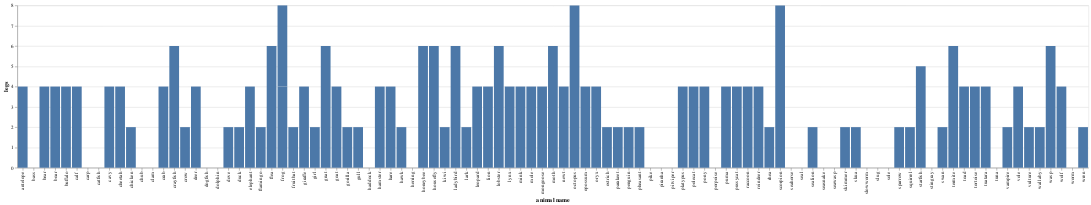

Notebook cell for this chart:
### Code cell
alt.Chart(data).mark_bar().encode(
    x='animal name',
    y='legs'
)

### Figure 1 — Vega-Lite specification as saved in the notebook (floating-point values rounded to 4 significant figures)
{"config": {"view": {"continuousWidth": 400, "continuousHeight": 300}}, "data": {"name": "data-e3d594e206aeb1e7e4985628e88d3eb2"}, "mark": "bar", "encoding": {"x": {"field": "animal name", "type": "nominal"}, "y": {"field": "legs", "type": "quantitative"}}, "$schema": "https://vega.github.io/schema/vega-lite/v4.17.0.json", "datasets": {"data-e3d594e206aeb1e7e4985628e88d3eb2": [{"animal name": "antelope", "hair": 1, "feathers": 0, "eggs": 0, "milk": 1, "airborne": 0, "aquatic": 0, "predator": 0, "toothed": 1, "backbone": 1, "breathes": 1, "venomous": 0, "fins": 0, "legs": 4, "tail": 1, "domestic": 0, " cat-size": 1, "type": 1}, {"animal name": "bass", "hair": 0, "feathers": 0, "eggs": 1, "milk": 0, "airborne": 0, "aquatic": 1, "predator": 1, "toothed": 1, "backbone": 1, "breathes": 0, "venomous": 0, "fins": 1, "legs": 0, "tail": 1, "domestic": 0, " cat-size": 0, "type": 4}, {"animal name": "bear", "hair": 1, "feathers": 0, "eggs": 0, "milk": 1, "airborne": 0, "aquatic": 0, "predator": 1, "toothed": 1, "backbone": 1, "breathes": 1, "venomous": 0, "fins": 0, "legs": 4, "tail": 0, "domestic": 0, " cat-size": 1, "type": 1}, {"animal name": "boar", "hair": 1, "feathers": 0, "eggs": 0, "milk": 1, "airborne": 0, "aquatic": 0, "predator": 1, "toothed": 1, "backbone": 1, "breathes": 1, "venomous": 0, "fins": 0, "legs": 4, "tail": 1, "domestic": 0, " cat-size": 1, "type": 1}, {"animal name": "buffalo", "hair": 1, "feathers": 0, "eggs": 0, "milk": 1, "airborne": 0, "aquatic": 0, "predator": 0, "toothed": 1, "backbone": 1, "breathes": 1, "venomous": 0, "fins": 0, "legs": 4, "tail": 1, "domestic": 0, " cat-size": 1, "type": 1}, {"animal name": "calf", "hair": 1, "feathers": 0, "eggs": 0, "milk": 1, "airborne": 0, "aquatic": 0, "predator": 0, "toothed": 1, "backbone": 1, "breathes": 1, "venomous": 0, "fins": 0, "legs": 4, "tail": 1, "domestic": 1, " cat-size": 1, "type": 1}, {"animal name": "carp", "hair": 0, "feathers": 0, "eggs": 1, "milk": 0, "airborne": 0, "aquatic": 1, "predator": 0, "toothed": 1, "backbone": 1, "breathes": 0, "venomous": 0, "fins": 1, "legs": 0, "tail": 1, "domestic": 1, " cat-size": 0, "type": 4}, {"animal name": "catfish", "hair": 0, "feathers": 0, "eggs": 1, "milk": 0, "airborne": 0, "aquatic": 1, "predator": 1, "toothed": 1, "backbone": 1, "breathes": 0, "venomous": 0, "fins": 1, "legs": 0, "tail": 1, "domestic": 0, " cat-size": 0, "type": 4}, {"animal name": "cavy", "hair": 1, "feathers": 0, "eggs": 0, "milk": 1, "airborne": 0, "aquatic": 0, "predator": 0, "toothed": 1, "backbone": 1, "breathes": 1, "venomous": 0, "fins": 0, "legs": 4, "tail": 0, "domestic": 1, " cat-size": 0, "type": 1}, {"animal name": "cheetah", "hair": 1, "feathers": 0, "eggs": 0, "milk": 1, "airborne": 0, "aquatic": 0, "predator": 1, "toothed": 1, "backbone": 1, "breathes": 1, "venomous": 0, "fins": 0, "legs": 4, "tail": 1, "domestic": 0, " cat-size": 1, "type": 1}, {"animal name": "chicken", "hair": 0, "feathers": 1, "eggs": 1, "milk": 0, "airborne": 1, "aquatic": 0, "predator": 0, "toothed": 0, "backbone": 1, "breathes": 1, "venomous": 0, "fins": 0, "legs": 2, "tail": 1, "domestic": 1, " cat-size": 0, "type": 2}, {"animal name": "chub", "hair": 0, "feathers": 0, "eggs": 1, "milk": 0, "airborne": 0, "aquatic": 1, "predator": 1, "toothed": 1, "backbone": 1, "breathes": 0, "venomous": 0, "fins": 1, "legs": 0, "tail": 1, "domestic": 0, " cat-size": 0, "type": 4}, {"animal name": "clam", "hair": 0, "feathers": 0, "eggs": 1, "milk": 0, "airborne": 0, "aquatic": 0, "predator": 1, "toothed": 0, "backbone": 0, "breathes": 0, "venomous": 0, "fins": 0, "legs": 0, "tail": 0, "domestic": 0, " cat-size": 0, "type": 7}, {"animal name": "crab", "hair": 0, "feathers": 0, "eggs": 1, "milk": 0, "airborne": 0, "aquatic": 1, "predator": 1, "toothed": 0, "backbone": 0, "breathes": 0, "venomous": 0, "fins": 0, "legs": 4, "tail": 0, "domestic": 0, " cat-size": 0, "type": 7}, {"animal name": "crayfish", "hair": 0, "feathers": 0, "eggs": 1, "milk": 0, "airborne": 0, "aquatic": 1, "predator": 1, "toothed": 0, "backbone": 0, "breathes": 0, "venomous": 0, "fins": 0, "legs": 6, "tail": 0, "domestic": 0, " cat-size": 0, "type": 7}, {"animal name": "crow", "hair": 0, "feathers": 1, "eggs": 1, "milk": 0, "airborne": 1, "aquatic": 0, "predator": 1, "toothed": 0, "backbone": 1, "breathes": 1, "venomous": 0, "fins": 0, "legs": 2, "tail": 1, "domestic": 0, " cat-size": 0, "type": 2}, {"animal name": "deer", "hair": 1, "feathers": 0, "eggs": 0, "milk": 1, "airborne": 0, "aquatic": 0, "predator": 0, "toothed": 1, "backbone": 1, "breathes": 1, "venomous": 0, "fins": 0, "legs": 4, "tail": 1, "domestic": 0, " cat-size": 1, "type": 1}, {"animal name": "dogfish", "hair": 0, "feathers": 0, "eggs": 1, "milk": 0, "airborne": 0, "aquatic": 1, "predator": 1, "toothed": 1, "backbone": 1, "breathes": 0, "venomous": 0, "fins": 1, "legs": 0, "tail": 1, "domestic": 0, " cat-size": 1, "type": 4}, {"animal name": "dolphin", "hair": 0, "feathers": 0, "eggs": 0, "milk": 1, "airborne": 0, "aquatic": 1, "predator": 1, "toothed": 1, "backbone": 1, "breathes": 1, "venomous": 0, "fins": 1, "legs": 0, "tail": 1, "domestic": 0, " cat-size": 1, "type": 1}, {"animal name": "dove", "hair": 0, "feathers": 1, "eggs": 1, "milk": 0, "airborne": 1, "aquatic": 0, "predator": 0, "toothed": 0, "backbone": 1, "breathes": 1, "venomous": 0, "fins": 0, "legs": 2, "tail": 1, "domestic": 1, " cat-size": 0, "type": 2}, {"animal name": "duck", "hair": 0, "feathers": 1, "eggs": 1, "milk": 0, "airborne": 1, "aquatic": 1, "predator": 0, "toothed": 0, "backbone": 1, "breathes": 1, "venomous": 0, "fins": 0, "legs": 2, "tail": 1, "domestic": 0, " cat-size": 0, "type": 2}, {"animal name": "elephant", "hair": 1, "feathers": 0, "eggs": 0, "milk": 1, "airborne": 0, "aquatic": 0, "predator": 0, "toothed": 1, "backbone": 1, "breathes": 1, "venomous": 0, "fins": 0, "legs": 4, "tail": 1, "domestic": 0, " cat-size": 1, "type": 1}, {"animal name": "flamingo", "hair": 0, "feathers": 1, "eggs": 1, "milk": 0, "airborne": 1, "aquatic": 0, "predator": 0, "toothed": 0, "backbone": 1, "breathes": 1, "venomous": 0, "fins": 0, "legs": 2, "tail": 1, "domestic": 0, " cat-size": 1, "type": 2}, {"animal name": "flea", "hair": 0, "feathers": 0, "eggs": 1, "milk": 0, "airborne": 0, "aquatic": 0, "predator": 0, "toothed": 0, "backbone": 0, "breathes": 1, "venomous": 0, "fins": 0, "legs": 6, "tail": 0, "domestic": 0, " cat-size": 0, "type": 6}, {"animal name": "frog", "hair": 0, "feathers": 0, "eggs": 1, "milk": 0, "airborne": 0, "aquatic": 1, "predator": 1, "toothed": 1, "backbone": 1, "breathes": 1, "venomous": 0, "fins": 0, "legs": 4, "tail": 0, "domestic": 0, " cat-size": 0, "type": 5}, {"animal name": "frog", "hair": 0, "feathers": 0, "eggs": 1, "milk": 0, "airborne": 0, "aquatic": 1, "predator": 1, "toothed": 1, "backbone": 1, "breathes": 1, "venomous": 1, "fins": 0, "legs": 4, "tail": 0, "domestic": 0, " cat-size": 0, "type": 5}, {"animal name": "fruitbat", "hair": 1, "feathers": 0, "eggs": 0, "milk": 1, "airborne": 1, "aquatic": 0, "predator": 0, "toothed": 1, "backbone": 1, "breathes": 1, "venomous": 0, "fins": 0, "legs": 2, "tail": 1, "domestic": 0, " cat-size": 0, "type": 1}, {"animal name": "giraffe", "hair": 1, "feathers": 0, "eggs": 0, "milk": 1, "airborne": 0, "aquatic": 0, "predator": 0, "toothed": 1, "backbone": 1, "breathes": 1, "venomous": 0, "fins": 0, "legs": 4, "tail": 1, "domestic": 0, " cat-size": 1, "type": 1}, {"animal name": "girl", "hair": 1, "feathers": 0, "eggs": 0, "milk": 1, "airborne": 0, "aquatic": 0, "predator": 1, "toothed": 1, "backbone": 1, "breathes": 1, "venomous": 0, "fins": 0, "legs": 2, "tail": 0, "domestic": 1, " cat-size": 1, "type": 1}, {"animal name": "gnat", "hair": 0, "feathers": 0, "eggs": 1, "milk": 0, "airborne": 1, "aquatic": 0, "predator": 0, "toothed": 0, "backbone": 0, "breathes": 1, "venomous": 0, "fins": 0, "legs": 6, "tail": 0, "domestic": 0, " cat-size": 0, "type": 6}, {"animal name": "goat", "hair": 1, "feathers": 0, "eggs": 0, "milk": 1, "airborne": 0, "aquatic": 0, "predator": 0, "toothed": 1, "backbone": 1, "breathes": 1, "venomous": 0, "fins": 0, "legs": 4, "tail": 1, "domestic": 1, " cat-size": 1, "type": 1}, {"animal name": "gorilla", "hair": 1, "feathers": 0, "eggs": 0, "milk": 1, "airborne": 0, "aquatic": 0, "predator": 0, "toothed": 1, "backbone": 1, "breathes": 1, "venomous": 0, "fins": 0, "legs": 2, "tail": 0, "domestic": 0, " cat-size": 1, "type": 1}, {"animal name": "gull", "hair": 0, "feathers": 1, "eggs": 1, "milk": 0, "airborne": 1, "aquatic": 1, "predator": 1, "toothed": 0, "backbone": 1, "breathes": 1, "venomous": 0, "fins": 0, "legs": 2, "tail": 1, "domestic": 0, " cat-size": 0, "type": 2}, {"animal name": "haddock", "hair": 0, "feathers": 0, "eggs": 1, "milk": 0, "airborne": 0, "aquatic": 1, "predator": 0, "toothed": 1, "backbone": 1, "breathes": 0, "venomous": 0, "fins": 1, "legs": 0, "tail": 1, "domestic": 0, " cat-size": 0, "type": 4}, {"animal name": "hamster", "hair": 1, "feathers": 0, "eggs": 0, "milk": 1, "airborne": 0, "aquatic": 0, "predator": 0, "toothed": 1, "backbone": 1, "breathes": 1, "venomous": 0, "fins": 0, "legs": 4, "tail": 1, "domestic": 1, " cat-size": 0, "type": 1}, {"animal name": "hare", "hair": 1, "feathers": 0, "eggs": 0, "milk": 1, "airborne": 0, "aquatic": 0, "predator": 0, "toothed": 1, "backbone": 1, "breathes": 1, "venomous": 0, "fins": 0, "legs": 4, "tail": 1, "domestic": 0, " cat-size": 0, "type": 1}, {"animal name": "hawk", "hair": 0, "feathers": 1, "eggs": 1, "milk": 0, "airborne": 1, "aquatic": 0, "predator": 1, "toothed": 0, "backbone": 1, "breathes": 1, "venomous": 0, "fins": 0, "legs": 2, "tail": 1, "domestic": 0, " cat-size": 0, "type": 2}, {"animal name": "herring", "hair": 0, "feathers": 0, "eggs": 1, "milk": 0, "airborne": 0, "aquatic": 1, "predator": 1, "toothed": 1, "backbone": 1, "breathes": 0, "venomous": 0, "fins": 1, "legs": 0, "tail": 1, "domestic": 0, " cat-size": 0, "type": 4}, {"animal name": "honeybee", "hair": 1, "feathers": 0, "eggs": 1, "milk": 0, "airborne": 1, "aquatic": 0, "predator": 0, "toothed": 0, "backbone": 0, "breathes": 1, "venomous": 1, "fins": 0, "legs": 6, "tail": 0, "domestic": 1, " cat-size": 0, "type": 6}, {"animal name": "housefly", "hair": 1, "feathers": 0, "eggs": 1, "milk": 0, "airborne": 1, "aquatic": 0, "predator": 0, "toothed": 0, "backbone": 0, "breathes": 1, "venomous": 0, "fins": 0, "legs": 6, "tail": 0, "domestic": 0, " cat-size": 0, "type": 6}, {"animal name": "kiwi", "hair": 0, "feathers": 1, "eggs": 1, "milk": 0, "airborne": 0, "aquatic": 0, "predator": 1, "toothed": 0, "backbone": 1, "breathes": 1, "venomous": 0, "fins": 0, "legs": 2, "tail": 1, "domestic": 0, " cat-size": 0, "type": 2}, {"animal name": "ladybird", "hair": 0, "feathers": 0, "eggs": 1, "milk": 0, "airborne": 1, "aquatic": 0, "predator": 1, "toothed": 0, "backbone": 0, "breathes": 1, "venomous": 0, "fins": 0, "legs": 6, "tail": 0, "domestic": 0, " cat-size": 0, "type": 6}, {"animal name": "lark", "hair": 0, "feathers": 1, "eggs": 1, "milk": 0, "airborne": 1, "aquatic": 0, "predator": 0, "toothed": 0, "backbone": 1, "breathes": 1, "venomous": 0, "fins": 0, "legs": 2, "tail": 1, "domestic": 0, " cat-size": 0, "type": 2}, {"animal name": "leopard", "hair": 1, "feathers": 0, "eggs": 0, "milk": 1, "airborne": 0, "aquatic": 0, "predator": 1, "toothed": 1, "backbone": 1, "breathes": 1, "venomous": 0, "fins": 0, "legs": 4, "tail": 1, "domestic": 0, " cat-size": 1, "type": 1}, {"animal name": "lion", "hair": 1, "feathers": 0, "eggs": 0, "milk": 1, "airborne": 0, "aquatic": 0, "predator": 1, "toothed": 1, "backbone": 1, "breathes": 1, "venomous": 0, "fins": 0, "legs": 4, "tail": 1, "domestic": 0, " cat-size": 1, "type": 1}, {"animal name": "lobster", "hair": 0, "feathers": 0, "eggs": 1, "milk": 0, "airborne": 0, "aquatic": 1, "predator": 1, "toothed": 0, "backbone": 0, "breathes": 0, "venomous": 0, "fins": 0, "legs": 6, "tail": 0, "domestic": 0, " cat-size": 0, "type": 7}, {"animal name": "lynx", "hair": 1, "feathers": 0, "eggs": 0, "milk": 1, "airborne": 0, "aquatic": 0, "predator": 1, "toothed": 1, "backbone": 1, "breathes": 1, "venomous": 0, "fins": 0, "legs": 4, "tail": 1, "domestic": 0, " cat-size": 1, "type": 1}, {"animal name": "mink", "hair": 1, "feathers": 0, "eggs": 0, "milk": 1, "airborne": 0, "aquatic": 1, "predator": 1, "toothed": 1, "backbone": 1, "breathes": 1, "venomous": 0, "fins": 0, "legs": 4, "tail": 1, "domestic": 0, " cat-size": 1, "type": 1}, {"animal name": "mole", "hair": 1, "feathers": 0, "eggs": 0, "milk": 1, "airborne": 0, "aquatic": 0, "predator": 1, "toothed": 1, "backbone": 1, "breathes": 1, "venomous": 0, "fins": 0, "legs": 4, "tail": 1, "domestic": 0, " cat-size": 0, "type": 1}, {"animal name": "mongoose", "hair": 1, "feathers": 0, "eggs": 0, "milk": 1, "airborne": 0, "aquatic": 0, "predator": 1, "toothed": 1, "backbone": 1, "breathes": 1, "venomous": 0, "fins": 0, "legs": 4, "tail": 1, "domestic": 0, " cat-size": 1, "type": 1}, {"animal name": "moth", "hair": 1, "feathers": 0, "eggs": 1, "milk": 0, "airborne": 1, "aquatic": 0, "predator": 0, "toothed": 0, "backbone": 0, "breathes": 1, "venomous": 0, "fins": 0, "legs": 6, "tail": 0, "domestic": 0, " cat-size": 0, "type": 6}, {"animal name": "newt", "hair": 0, "feathers": 0, "eggs": 1, "milk": 0, "airborne": 0, "aquatic": 1, "predator": 1, "toothed": 1, "backbone": 1, "breathes": 1, "venomous": 0, "fins": 0, "legs": 4, "tail": 1, "domestic": 0, " cat-size": 0, "type": 5}, {"animal name": "octopus", "hair": 0, "feathers": 0, "eggs": 1, "milk": 0, "airborne": 0, "aquatic": 1, "predator": 1, "toothed": 0, "backbone": 0, "breathes": 0, "venomous": 0, "fins": 0, "legs": 8, "tail": 0, "domestic": 0, " cat-size": 1, "type": 7}, {"animal name": "opossum", "hair": 1, "feathers": 0, "eggs": 0, "milk": 1, "airborne": 0, "aquatic": 0, "predator": 1, "toothed": 1, "backbone": 1, "breathes": 1, "venomous": 0, "fins": 0, "legs": 4, "tail": 1, "domestic": 0, " cat-size": 0, "type": 1}, {"animal name": "oryx", "hair": 1, "feathers": 0, "eggs": 0, "milk": 1, "airborne": 0, "aquatic": 0, "predator": 0, "toothed": 1, "backbone": 1, "breathes": 1, "venomous": 0, "fins": 0, "legs": 4, "tail": 1, "domestic": 0, " cat-size": 1, "type": 1}, {"animal name": "ostrich", "hair": 0, "feathers": 1, "eggs": 1, "milk": 0, "airborne": 0, "aquatic": 0, "predator": 0, "toothed": 0, "backbone": 1, "breathes": 1, "venomous": 0, "fins": 0, "legs": 2, "tail": 1, "domestic": 0, " cat-size": 1, "type": 2}, {"animal name": "parakeet", "hair": 0, "feathers": 1, "eggs": 1, "milk": 0, "airborne": 1, "aquatic": 0, "predator": 0, "toothed": 0, "backbone": 1, "breathes": 1, "venomous": 0, "fins": 0, "legs": 2, "tail": 1, "domestic": 1, " cat-size": 0, "type": 2}, {"animal name": "penguin", "hair": 0, "feathers": 1, "eggs": 1, "milk": 0, "airborne": 0, "aquatic": 1, "predator": 1, "toothed": 0, "backbone": 1, "breathes": 1, "venomous": 0, "fins": 0, "legs": 2, "tail": 1, "domestic": 0, " cat-size": 1, "type": 2}, {"animal name": "pheasant", "hair": 0, "feathers": 1, "eggs": 1, "milk": 0, "airborne": 1, "aquatic": 0, "predator": 0, "toothed": 0, "backbone": 1, "breathes": 1, "venomous": 0, "fins": 0, "legs": 2, "tail": 1, "domestic": 0, " cat-size": 0, "type": 2}, {"animal name": "pike", "hair": 0, "feathers": 0, "eggs": 1, "milk": 0, "airborne": 0, "aquatic": 1, "predator": 1, "toothed": 1, "backbone": 1, "breathes": 0, "venomous": 0, "fins": 1, "legs": 0, "tail": 1, "domestic": 0, " cat-size": 1, "type": 4}, {"animal name": "piranha", "hair": 0, "feathers": 0, "eggs": 1, "milk": 0, "airborne": 0, "aquatic": 1, "predator": 1, "toothed": 1, "backbone": 1, "breathes": 0, "venomous": 0, "fins": 1, "legs": 0, "tail": 1, "domestic": 0, " cat-size": 0, "type": 4}, {"animal name": "pitviper", "hair": 0, "feathers": 0, "eggs": 1, "milk": 0, "airborne": 0, "aquatic": 0, "predator": 1, "toothed": 1, "backbone": 1, "breathes": 1, "venomous": 1, "fins": 0, "legs": 0, "tail": 1, "domestic": 0, " cat-size": 0, "type": 3}, {"animal name": "platypus", "hair": 1, "feathers": 0, "eggs": 1, "milk": 1, "airborne": 0, "aquatic": 1, "predator": 1, "toothed": 0, "backbone": 1, "breathes": 1, "venomous": 0, "fins": 0, "legs": 4, "tail": 1, "domestic": 0, " cat-size": 1, "type": 1}, {"animal name": "polecat", "hair": 1, "feathers": 0, "eggs": 0, "milk": 1, "airborne": 0, "aquatic": 0, "predator": 1, "toothed": 1, "backbone": 1, "breathes": 1, "venomous": 0, "fins": 0, "legs": 4, "tail": 1, "domestic": 0, " cat-size": 1, "type": 1}, {"animal name": "pony", "hair": 1, "feathers": 0, "eggs": 0, "milk": 1, "airborne": 0, "aquatic": 0, "predator": 0, "toothed": 1, "backbone": 1, "breathes": 1, "venomous": 0, "fins": 0, "legs": 4, "tail": 1, "domestic": 1, " cat-size": 1, "type": 1}, {"animal name": "porpoise", "hair": 0, "feathers": 0, "eggs": 0, "milk": 1, "airborne": 0, "aquatic": 1, "predator": 1, "toothed": 1, "backbone": 1, "breathes": 1, "venomous": 0, "fins": 1, "legs": 0, "tail": 1, "domestic": 0, " cat-size": 1, "type": 1}, {"animal name": "puma", "hair": 1, "feathers": 0, "eggs": 0, "milk": 1, "airborne": 0, "aquatic": 0, "predator": 1, "toothed": 1, "backbone": 1, "breathes": 1, "venomous": 0, "fins": 0, "legs": 4, "tail": 1, "domestic": 0, " cat-size": 1, "type": 1}, {"animal name": "pussycat", "hair": 1, "feathers": 0, "eggs": 0, "milk": 1, "airborne": 0, "aquatic": 0, "predator": 1, "toothed": 1, "backbone": 1, "breathes": 1, "venomous": 0, "fins": 0, "legs": 4, "tail": 1, "domestic": 1, " cat-size": 1, "type": 1}, {"animal name": "raccoon", "hair": 1, "feathers": 0, "eggs": 0, "milk": 1, "airborne": 0, "aquatic": 0, "predator": 1, "toothed": 1, "backbone": 1, "breathes": 1, "venomous": 0, "fins": 0, "legs": 4, "tail": 1, "domestic": 0, " cat-size": 1, "type": 1}, {"animal name": "reindeer", "hair": 1, "feathers": 0, "eggs": 0, "milk": 1, "airborne": 0, "aquatic": 0, "predator": 0, "toothed": 1, "backbone": 1, "breathes": 1, "venomous": 0, "fins": 0, "legs": 4, "tail": 1, "domestic": 1, " cat-size": 1, "type": 1}, {"animal name": "rhea", "hair": 0, "feathers": 1, "eggs": 1, "milk": 0, "airborne": 0, "aquatic": 0, "predator": 1, "toothed": 0, "backbone": 1, "breathes": 1, "venomous": 0, "fins": 0, "legs": 2, "tail": 1, "domestic": 0, " cat-size": 1, "type": 2}, {"animal name": "scorpion", "hair": 0, "feathers": 0, "eggs": 0, "milk": 0, "airborne": 0, "aquatic": 0, "predator": 1, "toothed": 0, "backbone": 0, "breathes": 1, "venomous": 1, "fins": 0, "legs": 8, "tail": 1, "domestic": 0, " cat-size": 0, "type": 7}, {"animal name": "seahorse", "hair": 0, "feathers": 0, "eggs": 1, "milk": 0, "airborne": 0, "aquatic": 1, "predator": 0, "toothed": 1, "backbone": 1, "breathes": 0, "venomous": 0, "fins": 1, "legs": 0, "tail": 1, "domestic": 0, " cat-size": 0, "type": 4}, {"animal name": "seal", "hair": 1, "feathers": 0, "eggs": 0, "milk": 1, "airborne": 0, "aquatic": 1, "predator": 1, "toothed": 1, "backbone": 1, "breathes": 1, "venomous": 0, "fins": 1, "legs": 0, "tail": 0, "domestic": 0, " cat-size": 1, "type": 1}, {"animal name": "sealion", "hair": 1, "feathers": 0, "eggs": 0, "milk": 1, "airborne": 0, "aquatic": 1, "predator": 1, "toothed": 1, "backbone": 1, "breathes": 1, "venomous": 0, "fins": 1, "legs": 2, "tail": 1, "domestic": 0, " cat-size": 1, "type": 1}, {"animal name": "seasnake", "hair": 0, "feathers": 0, "eggs": 0, "milk": 0, "airborne": 0, "aquatic": 1, "predator": 1, "toothed": 1, "backbone": 1, "breathes": 0, "venomous": 1, "fins": 0, "legs": 0, "tail": 1, "domestic": 0, " cat-size": 0, "type": 3}, {"animal name": "seawasp", "hair": 0, "feathers": 0, "eggs": 1, "milk": 0, "airborne": 0, "aquatic": 1, "predator": 1, "toothed": 0, "backbone": 0, "breathes": 0, "venomous": 1, "fins": 0, "legs": 0, "tail": 0, "domestic": 0, " cat-size": 0, "type": 7}, {"animal name": "skimmer", "hair": 0, "feathers": 1, "eggs": 1, "milk": 0, "airborne": 1, "aquatic": 1, "predator": 1, "toothed": 0, "backbone": 1, "breathes": 1, "venomous": 0, "fins": 0, "legs": 2, "tail": 1, "domestic": 0, " cat-size": 0, "type": 2}, {"animal name": "skua", "hair": 0, "feathers": 1, "eggs": 1, "milk": 0, "airborne": 1, "aquatic": 1, "predator": 1, "toothed": 0, "backbone": 1, "breathes": 1, "venomous": 0, "fins": 0, "legs": 2, "tail": 1, "domestic": 0, " cat-size": 0, "type": 2}, {"animal name": "slowworm", "hair": 0, "feathers": 0, "eggs": 1, "milk": 0, "airborne": 0, "aquatic": 0, "predator": 1, "toothed": 1, "backbone": 1, "breathes": 1, "venomous": 0, "fins": 0, "legs": 0, "tail": 1, "domestic": 0, " cat-size": 0, "type": 3}, {"animal name": "slug", "hair": 0, "feathers": 0, "eggs": 1, "milk": 0, "airborne": 0, "aquatic": 0, "predator": 0, "toothed": 0, "backbone": 0, "breathes": 1, "venomous": 0, "fins": 0, "legs": 0, "tail": 0, "domestic": 0, " cat-size": 0, "type": 7}, {"animal name": "sole", "hair": 0, "feathers": 0, "eggs": 1, "milk": 0, "airborne": 0, "aquatic": 1, "predator": 0, "toothed": 1, "backbone": 1, "breathes": 0, "venomous": 0, "fins": 1, "legs": 0, "tail": 1, "domestic": 0, " cat-size": 0, "type": 4}, {"animal name": "sparrow", "hair": 0, "feathers": 1, "eggs": 1, "milk": 0, "airborne": 1, "aquatic": 0, "predator": 0, "toothed": 0, "backbone": 1, "breathes": 1, "venomous": 0, "fins": 0, "legs": 2, "tail": 1, "domestic": 0, " cat-size": 0, "type": 2}, {"animal name": "squirrel", "hair": 1, "feathers": 0, "eggs": 0, "milk": 1, "airborne": 0, "aquatic": 0, "predator": 0, "toothed": 1, "backbone": 1, "breathes": 1, "venomous": 0, "fins": 0, "legs": 2, "tail": 1, "domestic": 0, " cat-size": 0, "type": 1}, {"animal name": "starfish", "hair": 0, "feathers": 0, "eggs": 1, "milk": 0, "airborne": 0, "aquatic": 1, "predator": 1, "toothed": 0, "backbone": 0, "breathes": 0, "venomous": 0, "fins": 0, "legs": 5, "tail": 0, "domestic": 0, " cat-size": 0, "type": 7}, {"animal name": "stingray", "hair": 0, "feathers": 0, "eggs": 1, "milk": 0, "airborne": 0, "aquatic": 1, "predator": 1, "toothed": 1, "backbone": 1, "breathes": 0, "venomous": 1, "fins": 1, "legs": 0, "tail": 1, "domestic": 0, " cat-size": 1, "type": 4}, {"animal name": "swan", "hair": 0, "feathers": 1, "eggs": 1, "milk": 0, "airborne": 1, "aquatic": 1, "predator": 0, "toothed": 0, "backbone": 1, "breathes": 1, "venomous": 0, "fins": 0, "legs": 2, "tail": 1, "domestic": 0, " cat-size": 1, "type": 2}, {"animal name": "termite", "hair": 0, "feathers": 0, "eggs": 1, "milk": 0, "airborne": 0, "aquatic": 0, "predator": 0, "toothed": 0, "backbone": 0, "breathes": 1, "venomous": 0, "fins": 0, "legs": 6, "tail": 0, "domestic": 0, " cat-size": 0, "type": 6}, {"animal name": "toad", "hair": 0, "feathers": 0, "eggs": 1, "milk": 0, "airborne": 0, "aquatic": 1, "predator": 0, "toothed": 1, "backbone": 1, "breathes": 1, "venomous": 0, "fins": 0, "legs": 4, "tail": 0, "domestic": 0, " cat-size": 0, "type": 5}, {"animal name": "tortoise", "hair": 0, "feathers": 0, "eggs": 1, "milk": 0, "airborne": 0, "aquatic": 0, "predator": 0, "toothed": 0, "backbone": 1, "breathes": 1, "venomous": 0, "fins": 0, "legs": 4, "tail": 1, "domestic": 0, " cat-size": 1, "type": 3}, {"animal name": "tuatara", "hair": 0, "feathers": 0, "eggs": 1, "milk": 0, "airborne": 0, "aquatic": 0, "predator": 1, "toothed": 1, "backbone": 1, "breathes": 1, "venomous": 0, "fins": 0, "legs": 4, "tail": 1, "domestic": 0, " cat-size": 0, "type": 3}, {"animal name": "tuna", "hair": 0, "feathers": 0, "eggs": 1, "milk": 0, "airborne": 0, "aquatic": 1, "predator": 1, "toothed": 1, "backbone": 1, "breathes": 0, "venomous": 0, "fins": 1, "legs": 0, "tail": 1, "domestic": 0, " cat-size": 1, "type": 4}, {"animal name": "vampire", "hair": 1, "feathers": 0, "eggs": 0, "milk": 1, "airborne": 1, "aquatic": 0, "predator": 0, "toothed": 1, "backbone": 1, "breathes": 1, "venomous": 0, "fins": 0, "legs": 2, "tail": 1, "domestic": 0, " cat-size": 0, "type": 1}, {"animal name": "vole", "hair": 1, "feathers": 0, "eggs": 0, "milk": 1, "airborne": 0, "aquatic": 0, "predator": 0, "toothed": 1, "backbone": 1, "breathes": 1, "venomous": 0, "fins": 0, "legs": 4, "tail": 1, "domestic": 0, " cat-size": 0, "type": 1}, {"animal name": "vulture", "hair": 0, "feathers": 1, "eggs": 1, "milk": 0, "airborne": 1, "aquatic": 0, "predator": 1, "toothed": 0, "backbone": 1, "breathes": 1, "venomous": 0, "fins": 0, "legs": 2, "tail": 1, "domestic": 0, " cat-size": 1, "type": 2}, {"animal name": "wallaby", "hair": 1, "feathers": 0, "eggs": 0, "milk": 1, "airborne": 0, "aquatic": 0, "predator": 0, "toothed": 1, "backbone": 1, "breathes": 1, "venomous": 0, "fins": 0, "legs": 2, "tail": 1, "domestic": 0, " cat-size": 1, "type": 1}, {"animal name": "wasp", "hair": 1, "feathers": 0, "eggs": 1, "milk": 0, "airborne": 1, "aquatic": 0, "predator": 0, "toothed": 0, "backbone": 0, "breathes": 1, "venomous": 1, "fins": 0, "legs": 6, "tail": 0, "domestic": 0, " cat-size": 0, "type": 6}, {"animal name": "wolf", "hair": 1, "feathers": 0, "eggs": 0, "milk": 1, "airborne": 0, "aquatic": 0, "predator": 1, "toothed": 1, "backbone": 1, "breathes": 1, "venomous": 0, "fins": 0, "legs": 4, "tail": 1, "domestic": 0, " cat-size": 1, "type": 1}, {"animal name": "worm", "hair": 0, "feathers": 0, "eggs": 1, "milk": 0, "airborne": 0, "aquatic": 0, "predator": 0, "toothed": 0, "backbone": 0, "breathes": 1, "venomous": 0, "fins": 0, "legs": 0, "tail": 0, "domestic": 0, " cat-size": 0, "type": 7}, {"animal name": "wren", "hair": 0, "feathers": 1, "eggs": 1, "milk": 0, "airborne": 1, "aquatic": 0, "predator": 0, "toothed": 0, "backbone": 1, "breathes": 1, "venomous": 0, "fins": 0, "legs": 2, "tail": 1, "domestic": 0, " cat-size": 0, "type": 2}]}}
